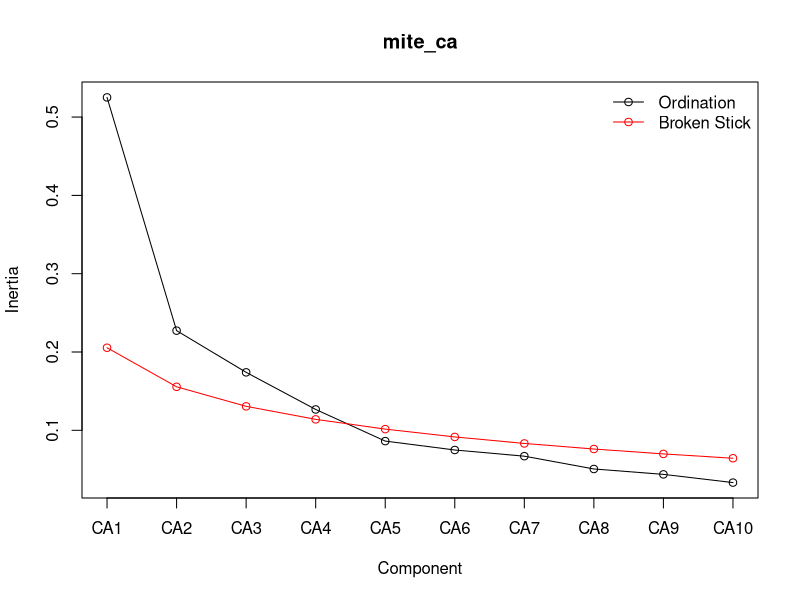
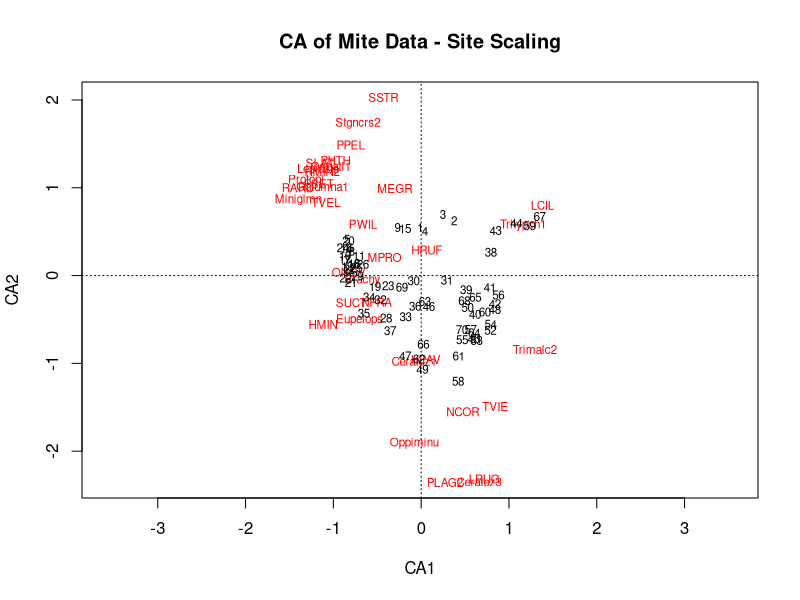
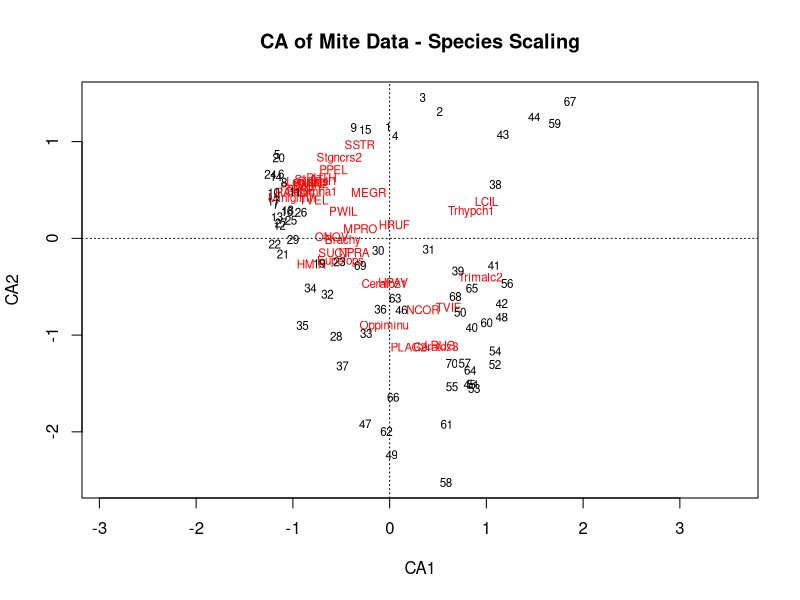
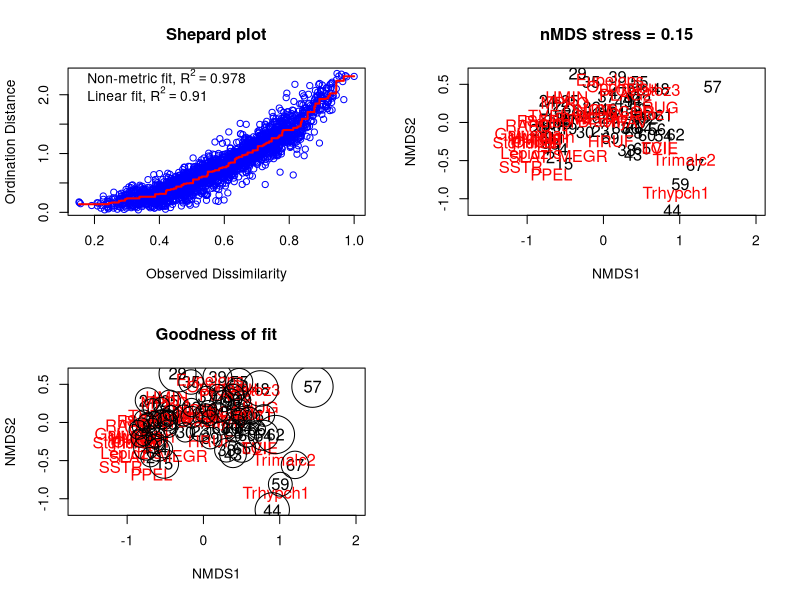
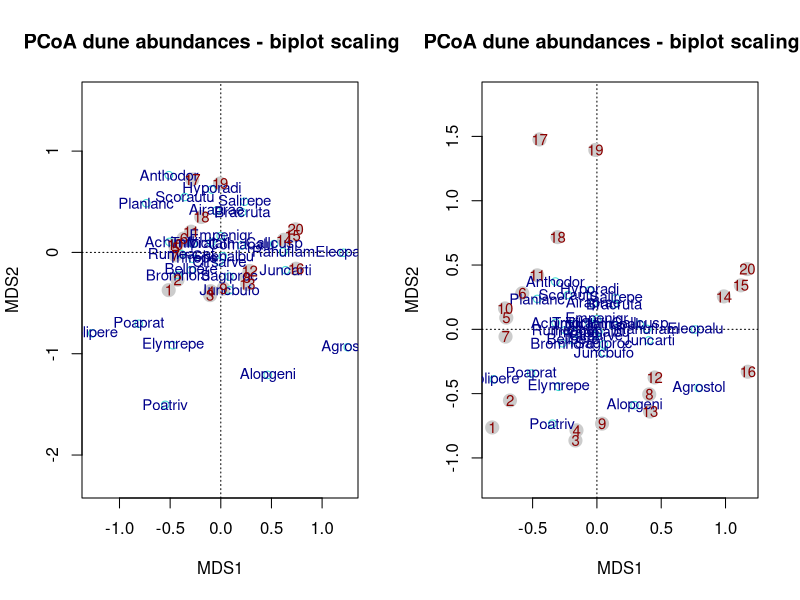
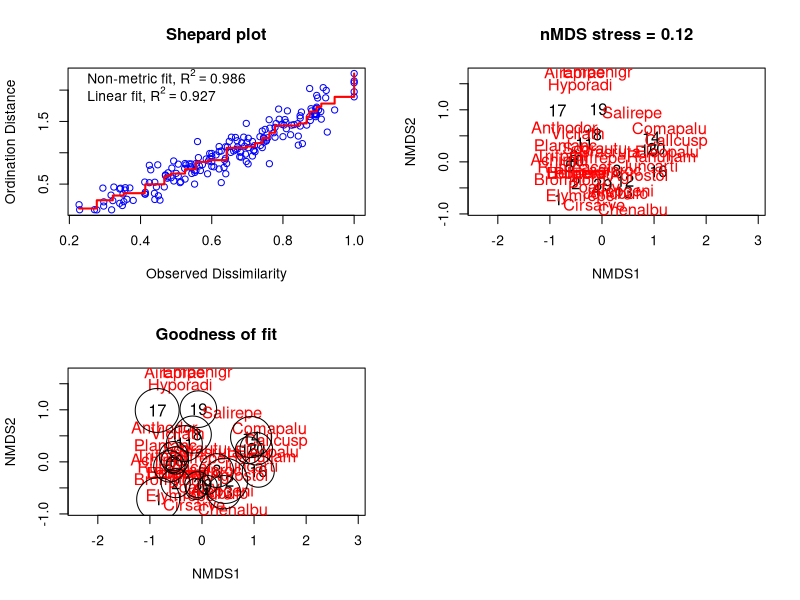

The R source for these figures, in order:
## ---- chunk 1

# Load vegan and mite data
library(vegan)
data(mite)
## ---- chunk 2

# Run Correspondence Analysis
mite_ca <- cca(mite)

# Summary of the CA results
summary(mite_ca)
## ---- chunk 3

# Scree plot to visualize eigenvalues
screeplot(mite_ca, bstick = TRUE, type = "lines")
## ---- chunk 4

# Plot CA ordination
plot(mite_ca, scaling = 1, main = "CA of Mite Data - Site Scaling")
plot(mite_ca, scaling = 2, main = "CA of Mite Data - Species Scaling")
## ---- chunk 5

mite_nmds <- metaMDS(mite, distance = "bray", trace = 0)
mite_nmds
## ---- chunk 6

scores(mite_nmds)
## ---- chunk 7

opar <- par(no.readonly = TRUE)
par(mfrow = c(2, 2))
stressplot(mite_nmds, main = "Shepard plot")
ordiplot(mite_nmds, type = "t", cex = 1.2,
         main = paste0("nMDS stress = ", round(mite_nmds$stress, 2)))
gof <- goodness(mite_nmds)
plot(mite_nmds, type = "t", cex = 1.2, main = "Goodness of fit")
points(mite_nmds, display = "sites", cex = gof * 200)
# ...bigger bubbles indicate a worse fit
par(opar)
## ---- chunk 8

data(dune)
## ---- chunk 9
dune_pcoa <- capscale(dune ~ 1, distance = "bray")
dune_pcoa
## ---- chunk 10

summary(dune_pcoa)
## ---- chunk 11

opar <- par(no.readonly = TRUE)
par(mfrow = c(1, 2))
pl1 <- ordiplot(dune_pcoa, type = "none", scaling = 1,
                main = "PCoA dune abundances - biplot scaling 1")
points(pl1, "sites", pch = 21, cex = 1.75, col = "grey80", bg = "grey80")
points(pl1, "species", pch = 21, col = "turquoise", arrows = FALSE)
text(pl1, "species", col = "blue4", cex = 0.9)
text(pl1, "sites", col = "red4", cex = 0.9)

pl2 <- ordiplot(dune_pcoa, type = "none", scaling = 2,
                main = "PCoA dune abundances - biplot scaling 2")
points(pl2, "sites", pch = 21, cex = 1.75, col = "grey80", bg = "grey80")
points(pl2, "species", pch = 21, col = "turquoise", arrows = FALSE)
text(pl2, "species", col = "blue4", cex = 0.9)
text(pl2, "sites", col = "red4", cex = 0.9)
par(opar)
## ---- chunk 12

dune_nmds <- metaMDS(dune, distance = "bray", trace = 0)
dune_nmds
## ---- chunk 13

scores(dune_nmds)
## ---- chunk 14

opar <- par(no.readonly = TRUE)
par(mfrow = c(2, 2))
stressplot(dune_nmds, main = "Shepard plot")
ordiplot(dune_nmds, type = "t", cex = 1.2,
         main = paste0("nMDS stress = ", round(dune_nmds$stress, 2)))
gof2 <- goodness(dune_nmds)
plot(dune_nmds, type = "t", cex = 1.2, main = "Goodness of fit")
points(dune_nmds, display = "sites", cex = gof2 * 200)
# ...bigger bubbles indicate a worse fit
par(opar)
